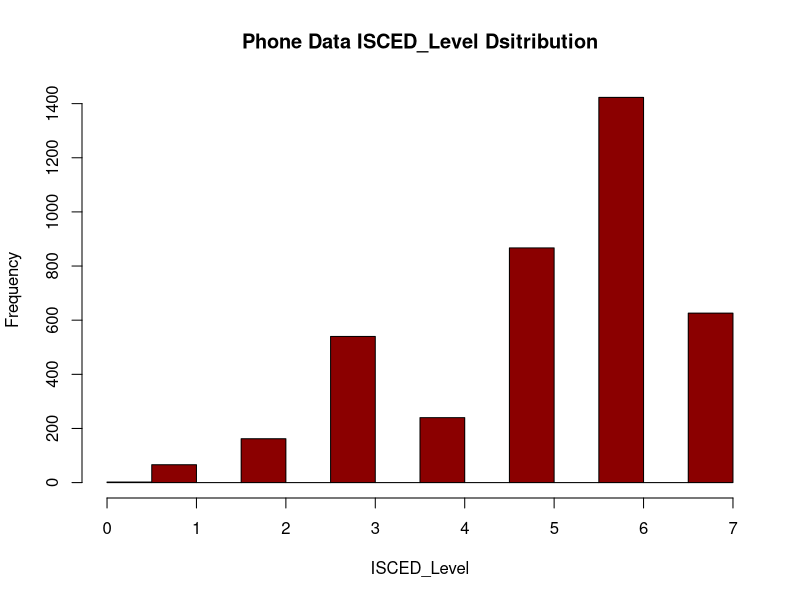
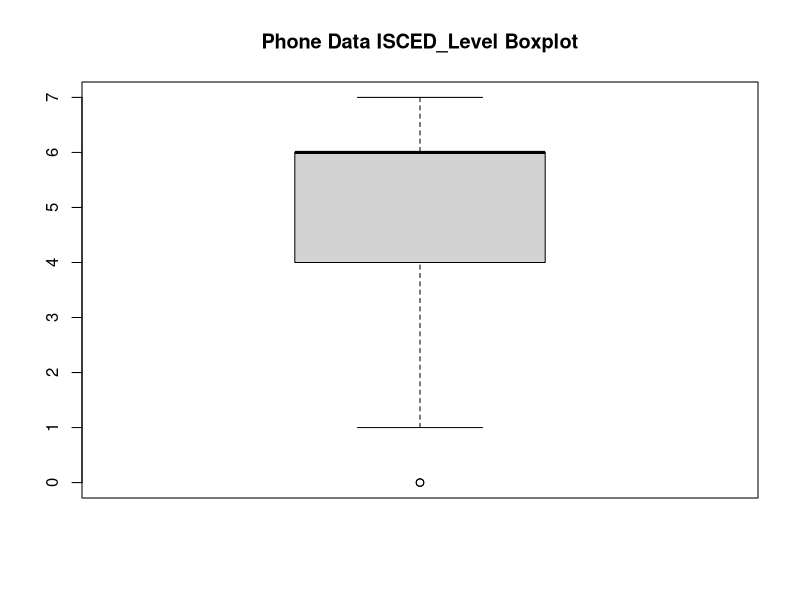
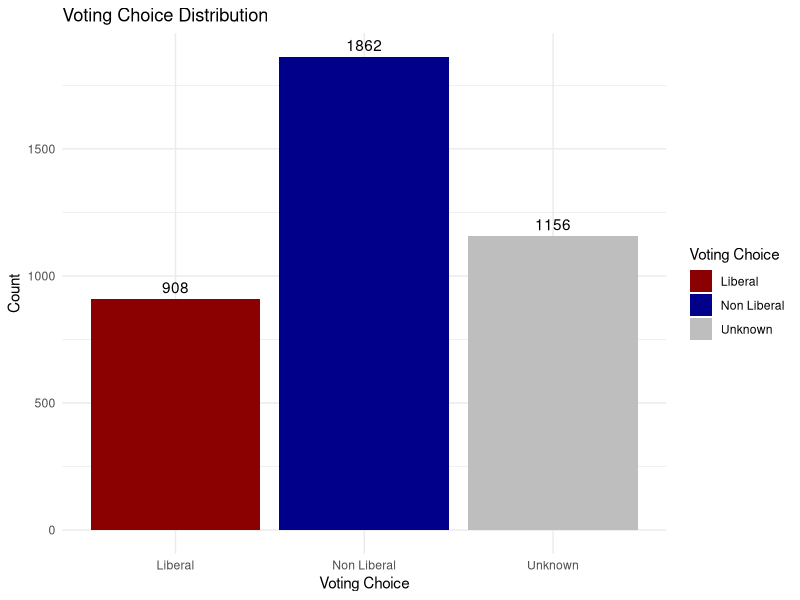
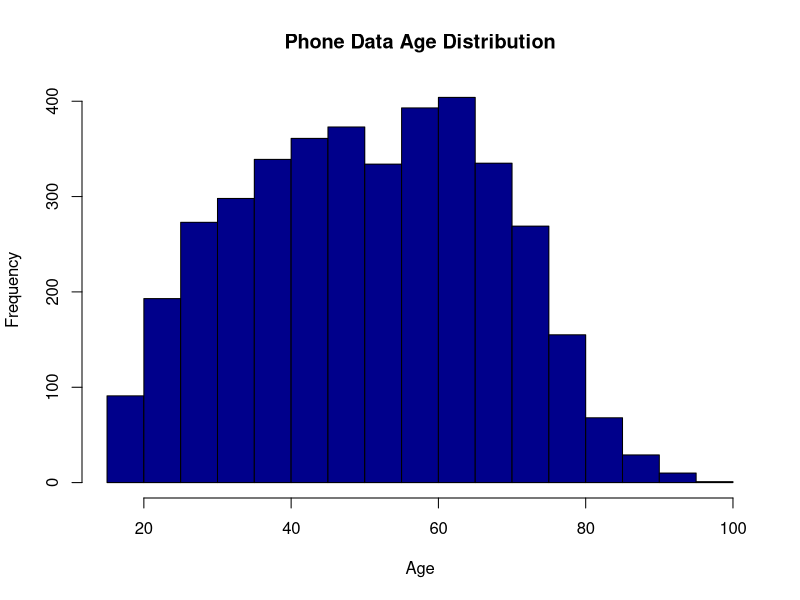
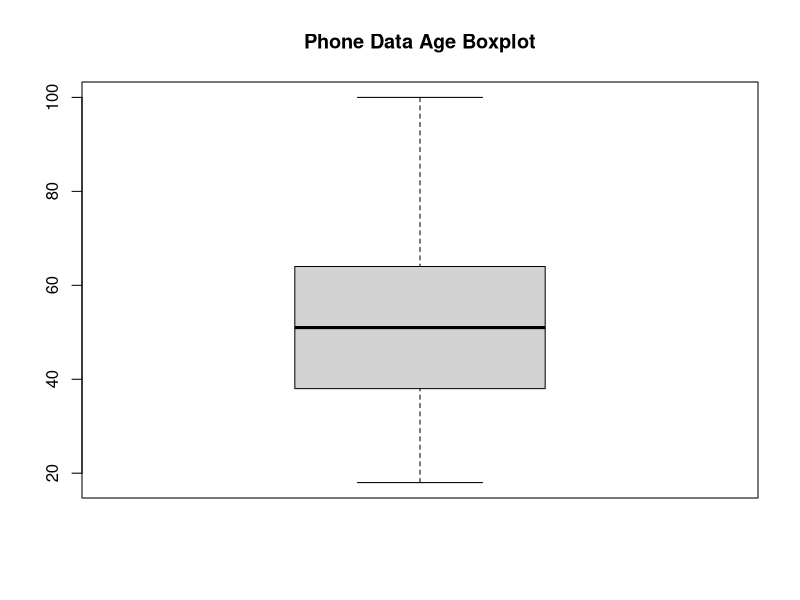
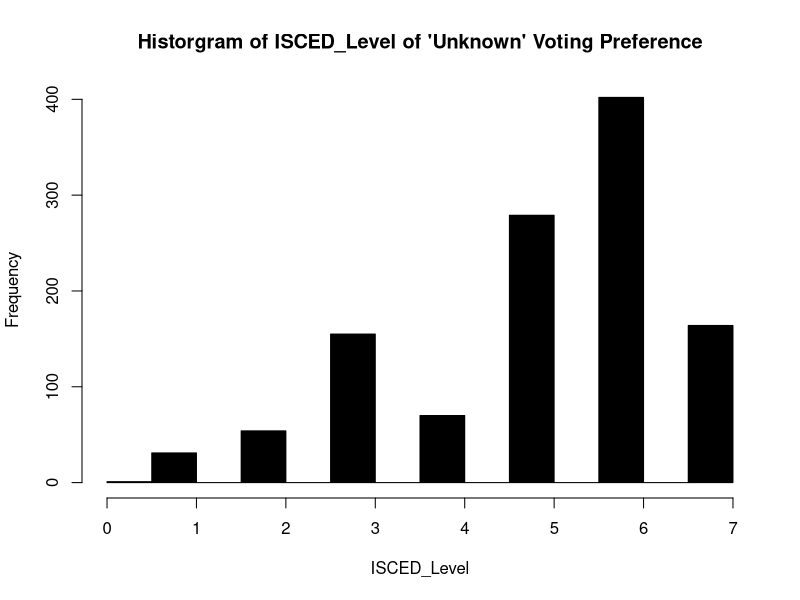
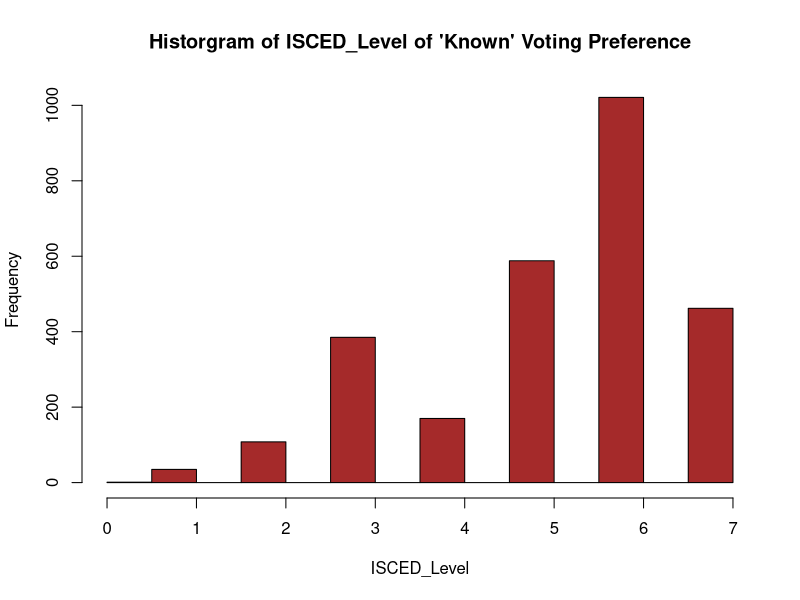

Write the R code that produced these figures, in order.
## ---- chunk 1
library(tidyverse)

phone_data <- read_csv("ces_phone.csv")

## ---- chunk 2
#NA values in age, most likely to vote for (q11) and education level q(61)
na_count <- phone_data %>%
  summarize(
    q11 = sum(is.na(q11)),
    q61 = sum(is.na(q61)),
    age = sum(is.na(age))
  )

#removing NA values in q11 (81 is a low number)

phone_data <- phone_data %>% filter(!is.na(q11))

#Checking non response answers (-9, -8, -7 for q11 and q61) and valid age

no_response_count <- phone_data %>%
  summarize(
    q11 = sum(q11 < 0),
    q61 = sum(q61 < 0),
    age = sum(age < 18)
  )

#removing non response from q61 (11 is a small number)

phone_data <- phone_data %>% filter(q61 > 0)
## ---- chunk 3


# Data Cleaning: Convert q61 into ISCED
isced_mapping <- c(
  '1' = 0,  # ISCED 0 -> No school
  '2' = 1,  # ISCED 1 -> Some elem
  '3' = 1,  # ISCED 1 -> Elem
  '4' = 2,  # ISCED 2 -> Some high school
  '5' = 3,  # ISCED 3 -> High school diploma
  '6' = 4,  # ISCED 4 -> Some community colege
  '7' = 5,  # ISCED 5 -> Community College
  '8' = 6,  # ISCED 6 -> Some university
  '9' = 6,  # ISCED 6 -> Bachelor
  '10' = 7,  # ISCED 7 -> Master
  '11' = 7  # ISCED 7 -> PHD
)

phone_data <- 
  phone_data %>%
  mutate(isced_level = isced_mapping[as.character(phone_data$q61)],
         voting_choice = case_when(
           phone_data$q11 == 1 ~ 'Liberal',
           phone_data$q11 < 0 ~ 'Unknown',
           phone_data$q11 != 1 ~ 'Non Liberal'
         ))

## ---- chunk 4

#Distribution of Isced Level

hist(phone_data$isced_level, main = "Phone Data ISCED_Level Dsitribution", xlab = 'ISCED_Level', col = "darkred")

boxplot(phone_data$isced_level,
        main = "Phone Data ISCED_Level Boxplot")

#Distribution of voting preference

vote_counts <- phone_data %>% group_by(voting_choice) %>% summarize(count = n())

ggplot(vote_counts, aes(x = voting_choice, y = count, fill = voting_choice)) +
  geom_bar(stat = "identity") +  # Create bar graph
  geom_text(aes(label = count), vjust = -0.5, color = "black") +  # Add labels
  labs(
    title = "Voting Choice Distribution",
    x = "Voting Choice",
    y = "Count",
    fill = "Voting Choice"
  ) +
  theme_minimal() + 
  scale_fill_manual(values = c("Liberal" = "darkred", "Non Liberal" = "darkblue", "Unknown" = "gray"))

#Age Distribution

hist(phone_data$age, main = "Phone Data Age Distribution", xlab = "Age", col = "darkblue")

boxplot(phone_data$age,
        main = "Phone Data Age Boxplot")
## ---- chunk 5
#Summary statistics
print("ISCED LEVEL")
summary(phone_data$isced_level)

print("AGE")
summary(phone_data$age)
## ---- chunk 6
phone_data_unknown <- phone_data %>% filter(voting_choice == 'Unknown')
phone_data_known <- phone_data %>% filter(voting_choice == 'Liberal' | voting_choice == 'Non Liberal')

#Unknown Dist
hist(phone_data_unknown$isced_level, main = "Historgram of ISCED_Level of 'Unknown' Voting Preference", xlab = 'ISCED_Level', col = "black")

#Known Dist
hist(phone_data_known$isced_level, main = "Historgram of ISCED_Level of 'Known' Voting Preference", xlab = 'ISCED_Level', col = "brown")
## ---- chunk 7

# Here you can run code to calculate your Confidence Intervals.

